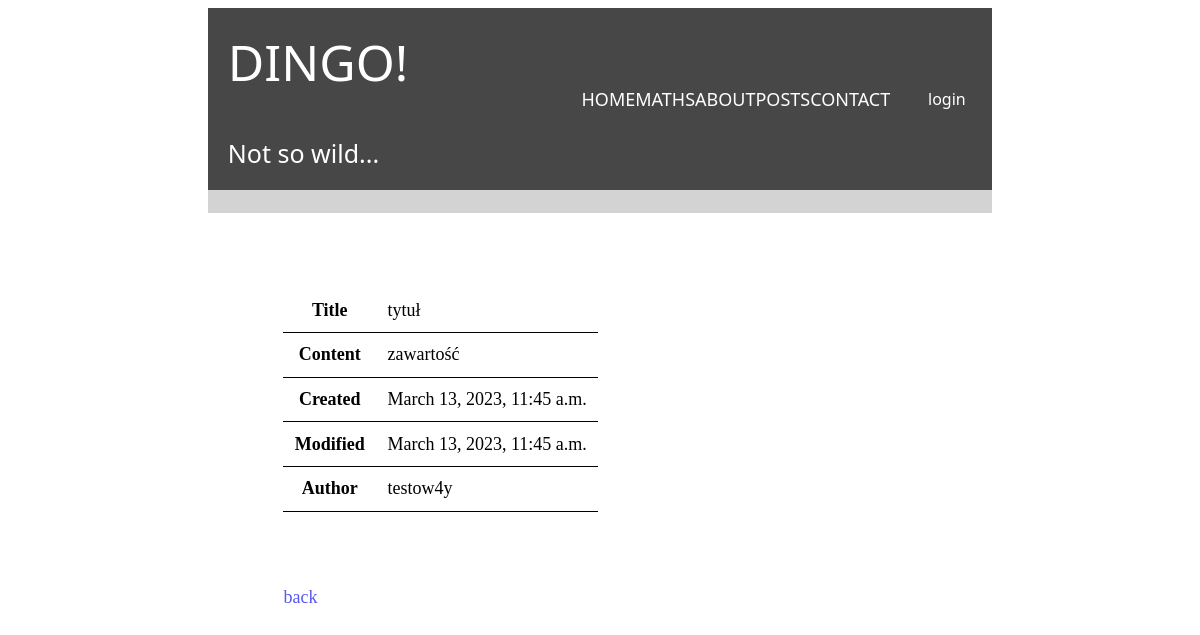
/posts/details/1, run on the app's committed database.
### posts/models.py (models this page shows, shortened)
class Post(models.Model):
   title = models.CharField(max_length=30)
   content = models.TextField()
   created = models.DateTimeField(auto_now_add=True)
   modified = models.DateTimeField(auto_now=True)
   author = models.ForeignKey('posts.Author',
                                 on_delete=models.CASCADE,
                                 null=False,
                                 blank=False
                                 )

class Author(models.Model):
   nick = models.CharField(max_length=30)
   email = models.EmailField(default='author@example.com')
   bio = models.TextField(blank=True)

### posts/views.py (the view)
# urls.py: path('posts/details/<int:id>', post_details, name='post_details'),
def post_details(request, id):
    post_details = Post.objects.get(id=id)
    return render(
        request=request,
        template_name="posts/post_details.html",
        context = {'post_details': post_details}
    )

### posts/templates/posts/post_details.html (shortened to what this page needs)
{% extends "greetings/main.html" %}
{% load django_bootstrap_breadcrumbs %}
{% load static %}
{% block local_styles %}<link rel="stylesheet" type="text/css" href="{% static 'posts/css/style_posts.css' %}">{% endblock %}
{% block content %}
<div class="table">
   <table>
       <tr>
           <th>Title</th>
           <td>{{ post_details.title }}</td>
       </tr>
       <tr>
           <th>Content</th>
           <td>{{ post_details.content }}</td>
       </tr>
       <tr>
           <th>Created</th>
           <td>{{ post_details.created }}</td>
       </tr>
       <tr>
           <th>Modified</th>
           <td>{{ post_details.modified }}</td>
       </tr>
       <tr>
           <th>Author</th>
           <td>{{ post_details.author.nick }}</td>
       </tr>
   </table>
</div>
<div class="table">
    <a class="result" href="{% url "posts:posts_list" %}">back</a>
</div>
{% endblock %}

### greetings/static/greetings/css/style_main.css (style rules this page uses)
body { margin-left: 5.5cm; margin-right: 5.5cm; }
.table { color: black; font-size: large; padding-top: 2cm; padding-left:2cm; }

### posts/static/posts/css/style_posts.css (style rules this page uses)
.table { color: black; font-size:large; padding-top: 2cm; padding-left:2cm; }
.result { color: rgb(87, 87, 247); text-decoration: none; }
table { border-bottom: 1px solid; border-collapse: collapse; }
td, th { padding: 0.3cm; border-bottom: 1px solid; border-collapse: collapse; }

### data on the page
Post: title "tytuł", content "zawartość", created "March 13, 2023, 11:45 a.m.", modified "March 13, 2023, 11:45 a.m.", author.nick "testow4y"
